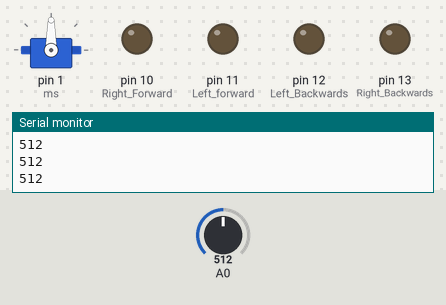
The sketch below on a simulated Arduino Uno, built with avr-gcc and run on an emulated ATmega328P. Parts: servo, output pins drawn as LEDs (lit = HIGH), the last lines printed to the serial monitor. The inputs (shaded band) are chosen by the test bench; at power-on: A0 = 512.

Above: at 1.2 s.
1.3 s: A0 set to 32
2.8 s: A0 set to 26
At 3.1 s:
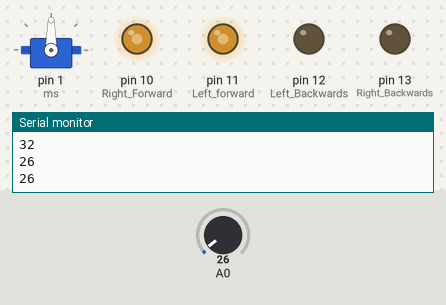
10.3 s: A0 set to 122
At 11.6 s:
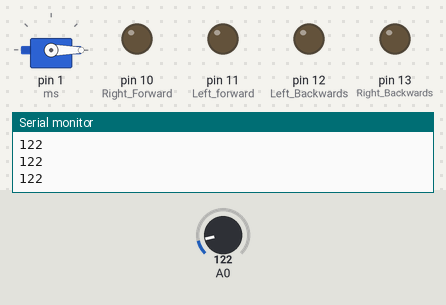
12.3 s: A0 set to 20
At 12.8 s:
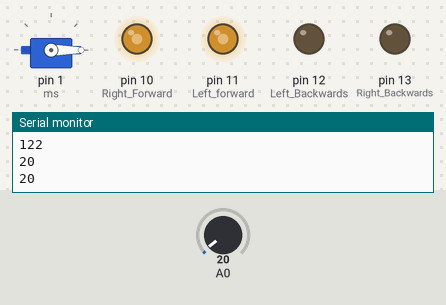
Timing chart, 0 to 16.3 s (numbered marks = the images above; inputs shaded):
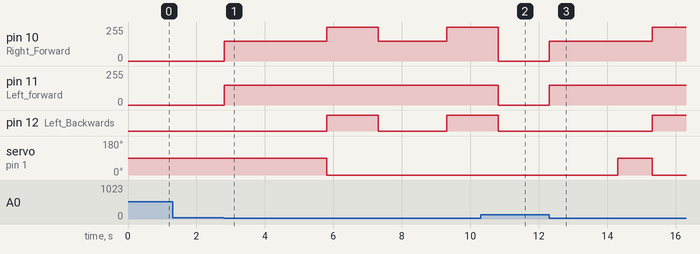

Measured:
- the behaviour switches between 30 and 29 on A0 (found by bisection; images 0 and 1)
- after the input at 2.8 s, pin 10 (Right_Forward): 0/255 → 150/255 at once, → 255/255 3.0 s later, → 150/255 1.5 s later, → 255/255 2.0 s later; pin 11 (Left_forward): 0/255 → 150/255 at once; pin 12 (Left_Backwards): LOW → HIGH after 3.0 s, → LOW 1.5 s later, → HIGH 2.0 s later; servo on pin 1 (ms): 90° → 0° after 3.0 s
- after the input at 10.3 s, pin 10 (Right_Forward): 255/255 → 0/255 after 0.51 s; pin 11 (Left_forward): 150/255 → 0/255 after 0.51 s
- after the input at 12.3 s, pin 10 (Right_Forward): 0/255 → 150/255 at once, → 255/255 3.0 s later; pin 11 (Left_forward): 0/255 → 150/255 at once; pin 12 (Left_Backwards): LOW → HIGH after 3.0 s; servo on pin 1 (ms): 0° → 90° after 2.0 s, → 0° 1.0 s later

The sketch:

Load_RC.ino
```cpp
#include <Servo.h>

int L=2;
int R=3;
int Speed=150;
Servo ms;
bool loadState=false;


void setup() {
  Serial.begin(9600);
  pinMode(13,OUTPUT); // Right Backwards
  pinMode(12,OUTPUT); // Left Backwards
  pinMode(11,OUTPUT); // Left forward
  pinMode(10,OUTPUT); // Right Forward
  pinMode(L,INPUT);
  pinMode(R,INPUT);
  ms.attach(1);
}

void uturn() {
  digitalWrite(10,HIGH);
  digitalWrite(12,HIGH);
  delay(1500);
  stop();
}

void stop() {
  digitalWrite(13,LOW);
  digitalWrite(12,LOW);
  digitalWrite(11,LOW);
  digitalWrite(10,LOW);
}


void loop() {
  // without detector
  int L1 = analogRead(A0);
  Serial.println(L1);
  if(loadState)
  {
  analogWrite(10, Speed);
  analogWrite(11, Speed);
  delay(2000);
  ms.write(90);
  delay(1000);
  ms.write(0);
  uturn();
  analogWrite(10, Speed);
  analogWrite(11, Speed);
  delay(2000);
  uturn();
  loadState=false;
  }
  else if(L1<30)
      loadState=true;

  // with detector
  /*
  if(digitalRead(L) && digitalRead(R))
  {
    digitalWrite(10,LOW);
    digitalWrite(11,LOW);
    delay(2000);
  }
  else if (digitalRead(R))
  {
    digitalWrite(11, LOW);
    analogWrite(10, Speed);
  }
  else if (digitalRead(L))
  {
    digitalWrite(10,LOW);
    analogWrite(11, Speed);
  }
  else
  {
    analogWrite(10, Speed);
    analogWrite(11, Speed);
  }
  */

}
```
